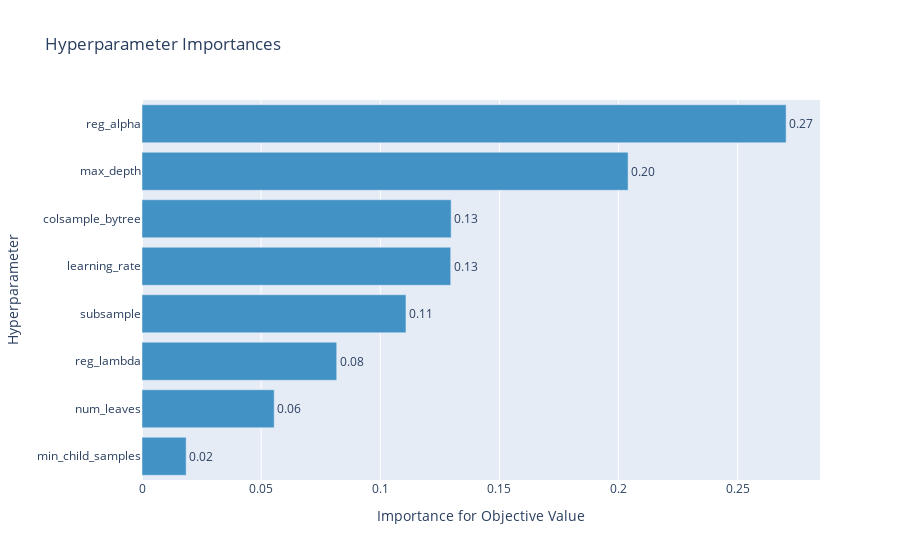

Notebook code cell kept with this figure:
### Code cell
optuna.visualization.plot_param_importances(study)

### Figure 1 — Plotly figure (JSON) as saved in the notebook; plotly's stock layout.template omitted (floating-point values rounded to 4 significant figures)
{"data": [{"cliponaxis": false, "hovertemplate": ["min_child_samples (IntDistribution): 0.01852518631940379<extra></extra>", "num_leaves (IntDistribution): 0.05547131487298525<extra></extra>", "reg_lambda (FloatDistribution): 0.08170723187979824<extra></extra>", "subsample (FloatDistribution): 0.11076780373727453<extra></extra>", "learning_rate (FloatDistribution): 0.12953884969983914<extra></extra>", "colsample_bytree (FloatDistribution): 0.1297314750158367<extra></extra>", "max_depth (IntDistribution): 0.20397122760986874<extra></extra>", "reg_alpha (FloatDistribution): 0.27028691086499346<extra></extra>"], "marker": {"color": "rgb(66,146,198)"}, "orientation": "h", "text": ["0.02", "0.06", "0.08", "0.11", "0.13", "0.13", "0.20", "0.27"], "textposition": "outside", "type": "bar", "x": [0.01853, 0.05547, 0.08171, 0.1108, 0.1295, 0.1297, 0.204, 0.2703], "y": ["min_child_samples", "num_leaves", "reg_lambda", "subsample", "learning_rate", "colsample_bytree", "max_depth", "reg_alpha"]}], "layout": {"showlegend": false, "title": {"text": "Hyperparameter Importances"}, "xaxis": {"title": {"text": "Importance for Objective Value"}}, "yaxis": {"title": {"text": "Hyperparameter"}}}}
